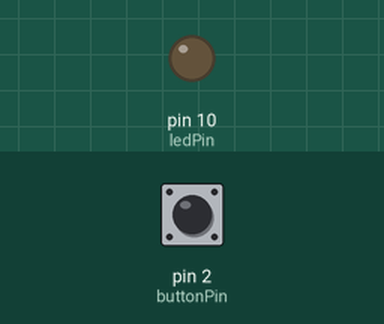
A sketch run on a simulated Arduino Uno, built with avr-gcc and run on an emulated ATmega328P. Shown: output pins drawn as LEDs (lit = HIGH). Inputs (shaded band) come from the test bench; at power-on: pin 2 (buttonPin) HIGH.

Above: at 1.2 s.
1.3 s: pin 2 (buttonPin) pulled LOW for 0.15 s
At 1.37 s:
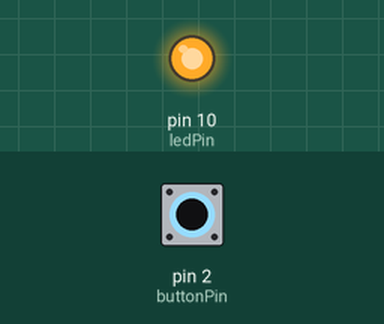
2.9 s: pin 2 (buttonPin) pulled LOW for 3.2 s
At 6.6 s:
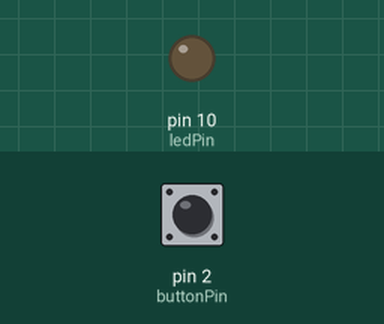
Timing chart, 0 to 8.1 s (numbered marks = the images above; inputs shaded):
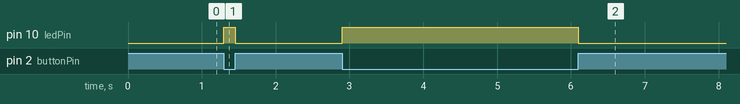

The sketch:

button.ino
```cpp
// les constantes ne changeront pas. Ils sont utilisés ici pour définir les numéros de broche:

const int buttonPin = 2;     // le numéro du pin
const int ledPin =  10;      // Le numéro du pin de la DEL

// les variables vont changer:
int buttonState = 0;         // variable pour lire l'état du bouton

void setup() {
  // initialise la broche LED en tant que sortie:
  pinMode(ledPin, OUTPUT);
  // initialise le bouton-poussoir en tant qu'entrée:
  pinMode(buttonPin, INPUT_PULLUP);
}

void loop() {
  // lit l'état de la valeur du bouton-poussoir:
  buttonState = digitalRead(buttonPin);

  // vérifie si le bouton-poussoir est enfoncé. Si c'est le cas, l'état du bouton est HAUT:
  if (buttonState == HIGH) {
    //DEL on:
    digitalWrite(ledPin, LOW);
  } else {
    //DEL off:
    digitalWrite(ledPin, HIGH);
  }
}
```

Measured:
- after the input at 1.3 s, pin 10 (ledPin): LOW → HIGH at once, → LOW 0.15 s later
- after the input at 2.9 s, pin 10 (ledPin): LOW → HIGH at once, → LOW 3.2 s later
